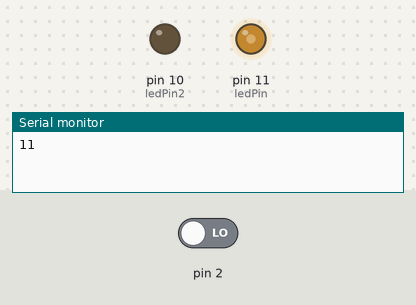
A sketch run on a simulated Arduino Uno, built with avr-gcc and run on an emulated ATmega328P. Parts: output pins drawn as LEDs (lit = HIGH), the last lines printed to the serial monitor. Inputs (shaded band) come from the test bench; at power-on: pin 2 LOW.

Above: at 1.2 s.
1.3 s: pin 2 driven HIGH
At 1.65 s:
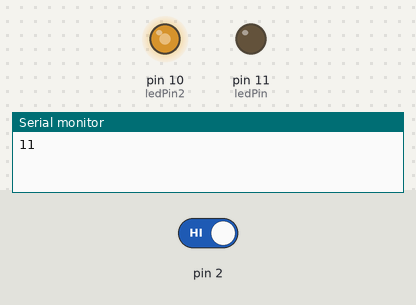
At 4.05 s:
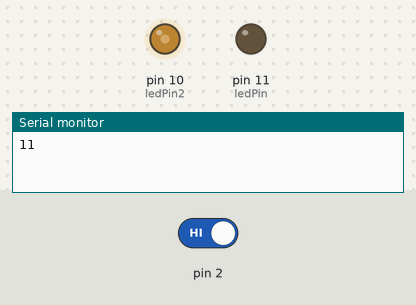
4.3 s: pin 2 driven LOW
7.3 s: pin 2 driven HIGH
At 7.65 s:
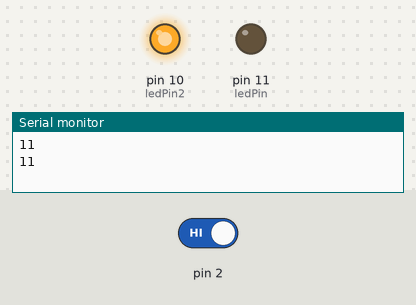
Timing chart, 0 to 16.3 s (numbered marks = the images above; inputs shaded):
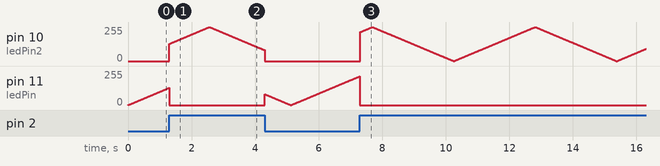

The sketch:

InterruptProject.ino
```cpp
//  Sketch to test the use of interrupts.

const int ledPin = 11;
const int ledPin2 = 10;
const int buttonInt = 0;

volatile int selectedLED = ledPin;

void setup(){
  Serial.begin(9600);
  pinMode(ledPin,OUTPUT);
  attachInterrupt(0,onOff,HIGH);
}
void onOff()
{
  analogWrite(selectedLED,0);
  if(selectedLED == ledPin)
    selectedLED = ledPin2;
  else selectedLED = ledPin;
}

void loop()
{
  Serial.println(selectedLED);
  for (int ii = 0; ii < 256; ii++)
    {
      analogWrite(selectedLED,ii);
      delay(10);
    }
    for (int ii = 255; ii>=0; ii--)
    {
      analogWrite(selectedLED,ii);
      delay(10);
    }
}
```

Measured:
- after the input at 1.3 s, pin 10 (ledPin2): rises from 0/255 to 255/255 in 1.3 s, then falls to 83/255 in 1.7 s
